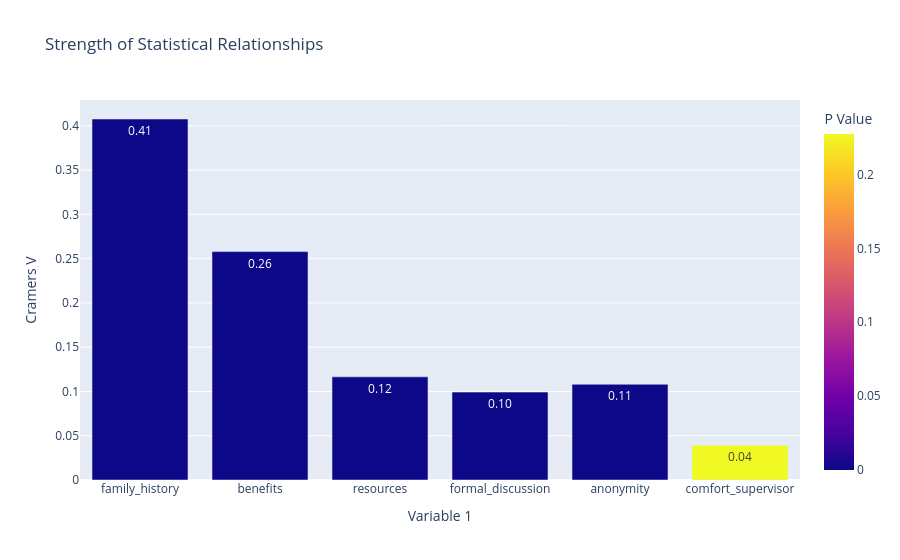

The notebook cell this image was saved under:
### Code cell
fig = px.bar(

    results,

    x="Variable 1",

    y="Cramers V",

    color="P Value",

    text="Cramers V",

    title="Strength of Statistical Relationships"

)

fig.update_traces(texttemplate="%{text:.2f}")

fig.show()

### Figure 1 — Plotly figure (JSON) as saved in the notebook; plotly's stock layout.template omitted (floating-point values rounded to 4 significant figures)
{"data": [{"hovertemplate": "Variable 1=%{x}<br>Cramers V=%{text}<br>P Value=%{marker.color}<extra></extra>", "legendgroup": "", "marker": {"color": [5.408e-112, 2.987e-31, 4.775e-09, 9.071e-07, 6.806e-08, 0.2274], "coloraxis": "coloraxis", "pattern": {"shape": ""}}, "name": "", "orientation": "v", "showlegend": false, "text": [0.4077, 0.258, 0.1165, 0.09928, 0.1081, 0.03919], "textposition": "auto", "texttemplate": "%{text:.2f}", "type": "bar", "x": ["family_history", "benefits", "resources", "formal_discussion", "anonymity", "comfort_supervisor"], "xaxis": "x", "y": [0.4077, 0.258, 0.1165, 0.09928, 0.1081, 0.03919], "yaxis": "y"}], "layout": {"barmode": "relative", "coloraxis": {"colorbar": {"title": {"text": "P Value"}}, "colorscale": [[0, "#0d0887"], [0.1111, "#46039f"], [0.2222, "#7201a8"], [0.3333, "#9c179e"], [0.4444, "#bd3786"], [0.5556, "#d8576b"], [0.6667, "#ed7953"], [0.7778, "#fb9f3a"], [0.8889, "#fdca26"], [1, "#f0f921"]]}, "legend": {"tracegroupgap": 0}, "title": {"text": "Strength of Statistical Relationships"}, "xaxis": {"anchor": "y", "domain": [0, 1], "title": {"text": "Variable 1"}}, "yaxis": {"anchor": "x", "domain": [0, 1], "title": {"text": "Cramers V"}}}}
